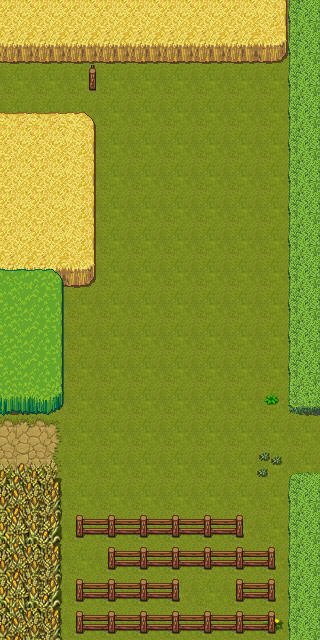

This is a level from a 2D game, rendered from its Tiled map with the project's own tilesets. A one-line summary and the map file follow, with tile-layer data summarised:
An orthogonal 10x20 tile map with 32x32 px tiles, 3 tile layers (ground1, ground2, terrain1), 4 tilesets and 28 objects (portal1, portal2, portal3, barrier1, challenge_inputcode, ...).

<map version="1.0" tiledversion="1.1.3" orientation="orthogonal" renderorder="right-up" width="10" height="20" tilewidth="32" tileheight="32" infinite="0" nextobjectid="32">
 <properties>
  <property name="music" value="THEME_EASTLANDS" />
 </properties>
 <tileset firstgid="1" source="terrain.tsx" />
 <tileset firstgid="1025" source="Celianna_TileA2.tsx" />
 <tileset firstgid="1505" source="autum_schwarzena.tsx" />
 <tileset firstgid="1761" source="outside_decoration.tsx" />
 <layer name="ground1" width="10" height="20">
  <data>[200 cells, 200 non-empty, 6 distinct tile ids]</data>
 </layer>
 <layer name="ground2" width="10" height="20">
  <data>[200 cells, 65 non-empty, 18 distinct tile ids]</data>
 </layer>
 <layer name="terrain1" width="10" height="20">
  <data>[200 cells, 33 non-empty, 10 distinct tile ids]</data>
 </layer>
 <objectgroup name="collision">
  <object id="7" x="-1" y="64">
   <polygon points="0,0 10,0 9,63 -1,63" />
  </object>
  <object id="8" x="320" y="475">
   <polygon points="-1,4 -8,7 -8,-61 0,-60" />
  </object>
  <object id="9" x="-1" y="422">
   <polygon points="0,0 9,0 10,58 2,58" />
  </object>
  <object id="10" x="0" y="0">
   <polygon points="0,0 0,63 322,63 321,0" />
  </object>
  <object id="11" x="290" y="65">
   <polygon points="0,0 -2,352 29,352 29,-2" />
  </object>
  <object id="12" x="290" y="482">
   <polygon points="0,0 31,1 29,158 0,158" />
  </object>
  <object id="13" x="0" y="482">
   <polygon points="0,0 56,-1 57,158 0,158" />
  </object>
  <object id="14" x="58" y="627">
   <polygon points="0,0 0,14 240,14 240,1" />
  </object>
  <object id="15" x="0" y="126">
   <polygon points="0,0 90,2 93,150 83,160 64,160 63,278 51,287 0,290" />
  </object>
  <object id="21" x="75.3333" y="593.333" width="104.667" height="8" />
  <object id="22" x="236" y="593.333" width="38.6667" height="8" />
  <object id="23" x="107.333" y="562" width="166" height="7.33333" />
  <object id="24" x="76" y="530" width="166.667" height="6.66667" />
 </objectgroup>
 <objectgroup name="interactions">
  <object id="1" name="portal1" gid="1063" x="14" y="107" width="32" height="32" />
  <object id="2" name="portal2" gid="1063" x="15" y="461" width="32" height="32" />
  <object id="3" name="portal3" gid="1063" x="276" y="463" width="32" height="32" />
  <object id="4" name="barrier1" gid="1063" x="91.6667" y="114" width="32" height="32" />
  <object id="5" name="challenge_inputcode" gid="1063" x="55" y="81.6667" width="32" height="32" />
  <object id="30" name="chest1" gid="46" x="74" y="626.667" width="32" height="32" />
 </objectgroup>
 <objectgroup name="zindex">
  <object id="16" x="-1" y="115">
   <polygon points="0,0 84,-1 95,13 94,108 -1,110" />
  </object>
  <object id="17" x="2" y="451">
   <polygon points="0,0 61,-1 57,191 -3,191" />
  </object>
  <object id="18" x="290" y="475">
   <polygon points="0,0 0,134 31,133 31,0" />
  </object>
  <object id="19" x="78.0887" y="613">
   <polygon points="0,0 -2.08867,28 209.912,28 209.912,-1" />
  </object>
  <object id="25" x="75.3333" y="513.333" width="168.667" height="24.6667" />
  <object id="26" x="108" y="547.333" width="166.667" height="22" />
  <object id="27" x="75.3333" y="579.333" width="104.667" height="21.3333" />
  <object id="28" x="235.333" y="578.667" width="40" height="22" />
 </objectgroup>
 <objectgroup name="items">
  <object id="31" name="VialBlue" type="ITEM" gid="46" x="66" y="320.667" width="32" height="32" />
 </objectgroup>
</map>
